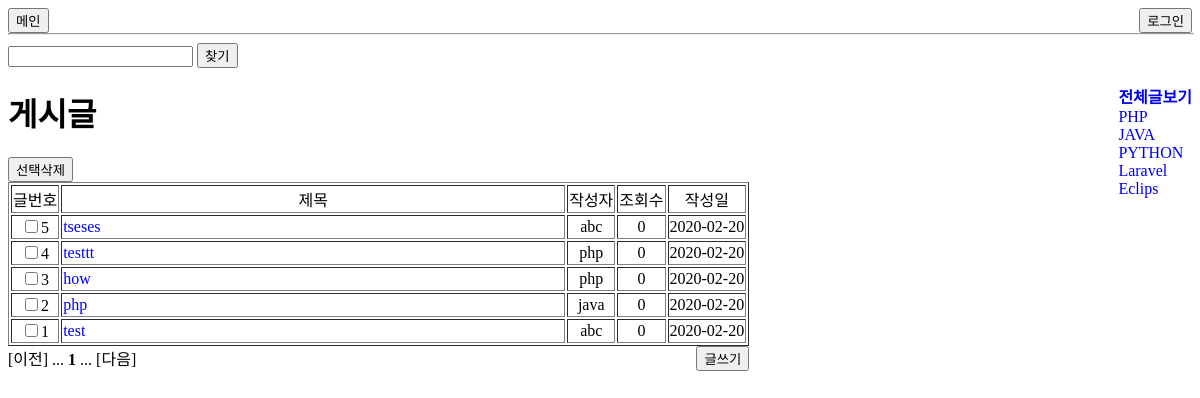
Page /list.php on the committed database.
### tables this page shows
create table contents_tb(
	content_no int primary key auto_increment,
    title varchar(20) not null,
    content mediumtext,
	user_no int,
    category_no int,
    write_dt datetime,
    view_cnt int default 0,
    foreign key (user_no) references user_tb(user_no) on delete cascade,
    foreign key (category_no) references category_tb(category_no) on delete cascade
)default charset = utf8;

create table category_tb(
	category_no int primary key auto_increment,
    category_nm varchar(20) 
)default charset = utf8;

### list.php (the view, shortened to what this page needs)
<!DOCTYPE html>
<html>
<head>
    <link rel="stylesheet" href="list.css">
</head>
<body>
<header>
    <div class='header'>
        <button id="main" onclick="location.href='main.php'">메인</button>
    <?php
    if(isset($_SESSION['id']))
    {   $id = $_SESSION['id'];
        ?>
        <button onclick="location.href='logout.php'"> 로그아웃</button>
        <a href="mypage.php"><button>마이페이지</button></a>
        <?php
        print '<div id="name">'.$id.' 님</div>';
    }
    else
    {?>
        <button onclick="location.href='login.html'"> 로그인</button>
        <?php
    }
    ?>
    </div>
</header>
<hr>
<div>
    <form action="list.php" method="get" autocomplete="off">
        <input type="text" name="search">
        <input type="submit" value="찾기">
    </form>
</div>
<div class="main">
<div class='main_content'>
<h1>게시글</h1>
<?php
$pdo = DB_conn();
try
{   $query = "SELECT is_admin from user_tb where id='$id'";
    $stmh = $pdo->prepare($query);
    $stmh->execute();
}
catch(PDOException $e){print 'err: '.$e->getMessage();}
$row = $stmh->fetch(PDO::FETCH_ASSOC);
$power = $row['is_admin'];
if($power==0)
{?>
    <form action="delete.php" method="POST">
        <input type="submit" value="선택삭제">
<?php
}
$category = 0;
$category_nm = '';
try
{
    if(isset($_GET['search']) && $category==0)
    {   $key = $_GET['search'];
        $query = "SELECT count(content_no) as total FROM list_view where title like '%$key%'";
        $stmh=$pdo->prepare($query);
        $stmh->execute();
    }
    elseif(isset($_GET['search']) && $category>0)
    {   $key = $_GET['search'];
        $query = "SELECT count(content_no) as total FROM list_view where title like '%$key%' and category_no=$category";
        $stmh=$pdo->prepare($query);
        $stmh->execute();
    }
    elseif($category>0)
    {   $query = "SELECT count(content_no) as total FROM list_view where category_no=$category";
        $stmh=$pdo->prepare($query);
        $stmh->execute();
    }
    else
    {   $query = "SELECT count(content_no) as total FROM list_view";
        $stmh=$pdo->prepare($query);
        $stmh->execute();
    }
}
catch(PDOException $e)
{   print 'err: '. $e->getMessage();   }
$row=$stmh->fetch(PDO::FETCH_ASSOC);
$total = $row['total'];
$page_set = 10;
$block_set = 5;
$total_page = ceil ($total / $page_set);
$total_block = ceil ($total_page / $block_set);
$page = 1;
$block = ceil ($page / $block_set);
$limit_idx = ($page - 1) * $page_set;
try
{
    if(isset($key) && $category==0)
    {   $query = "SELECT * from list_view where title like '%$key%' order by content_no desc limit $limit_idx, $page_set";
        $stmh=$pdo->prepare($query);
        $stmh->execute();
        print $key . ' 검색결과';
    }
    else
    if(isset($key) && $category>0)
    {   $query = "SELECT * from list_view where title like '%$key%' and category_no=$category order by content_no desc limit $limit_idx, $page_set";
        $stmh=$pdo->prepare($query);
        $stmh->execute();
        print $key . ' 검색결과';
        ?>
        <script>// 카테고리 이름으로 게시판 이름 변경
            $(document).ready(function(){
                $("h1").text("<?= $category_nm ?>");
            });
        </script>
        <?php
    }
    else
    if($category>0)
    {   $query = "SELECT * from list_view where category_no=$category order by content_no desc limit $limit_idx, $page_set";
        $stmh=$pdo->prepare($query);
        $stmh->execute();
        ?>
        <script>// 카테고리 이름으로 게시판 이름 변경
            $(document).ready(function(){
                $("h1").text("<?= $category_nm ?>");
            });
        </script>
        <?php
    }
    else
    {   $query = "SELECT * from list_view order by content_no desc limit $limit_idx, $page_set";
        $stmh=$pdo->prepare($query);
        $stmh->execute();
    }
}
catch(PDOException $e)
{   print 'err: '. $e->getMessage();   }
?>
<table border=1>
    <tr align="center">
        <td>글번호</td><td>제목</td><td>작성자</td><td>조회수</td><td>작성일</td>
    </tr>
<?php
if($power==0)
{   while($row=$stmh->fetch(PDO::FETCH_ASSOC))
    {   print "<tr>";
        print "<td align=center><input type='checkbox' name='check[]' value='".$row['content_no']."'>" . $row['content_no'] . "</td>";
        print "<td width=500px><a href='show.php?content_no=". $row['content_no'] ."'>" . $row['title'] . "</a></td>";
        print "<td align=center>".$row['id']."</td>";
        print "<td align=center>".$row['view_cnt']."</td>";
        $date = $row['write_dt'];
        $dateVal = substr($date,0,10);
        print "<td align=center>".$dateVal."</td>";
        print "</tr>";
    }
}
else
{   while($row=$stmh->fetch(PDO::FETCH_ASSOC))
    {   print "<tr>";
        print "<td align=center>" . $row['content_no'] . "</td>";
        print "<td width=500px><a href='show.php?content_no=". $row['content_no'] ."'>" . $row['title'] . "</a></td>";
        print "<td align=center>".$row['id']."</td>";
        print "<td align=center>".$row['view_cnt']."</td>";
        $date = $row['write_dt'];
        $dateVal = substr($date,0,10);
        print "<td align=center>".$dateVal."</td>";
        print "</tr>";
    }
}
?>
</table>
</form>
<?php
$first_page = (($block - 1) * $block_set) + 1;
$last_page = min ($total_page, $block * $block_set);
$prev_page = $page - 1;
$next_page = $page + 1;
$prev_block = $block - 1;
$next_block = $block + 1;
$prev_block_page = $prev_block * $block_set;
$next_block_page = $next_block * $block_set - ($block_set - 1);
if(isset($key))
{   print ($prev_page > 0) ? "<a href='".$_SERVER['PHP_SELF']."?search=$key&category=$category&page=$prev_page'>[이전]</a> " : "[이전] ";
    print ($prev_block > 0) ? "<a href='".$_SERVER['PHP_SELF']."?search=$key&category=$category&page=$prev_block_page'>...</a> " : "... ";
}
else
{   print ($prev_page > 0) ? "<a href='".$_SERVER['PHP_SELF']."?category=$category&page=$prev_page'>[이전]</a> " : "[이전] ";
    print ($prev_block > 0) ? "<a href='".$_SERVER['PHP_SELF']."?category=$category&page=$prev_block_page'>...</a> " : "... ";}
for ($i=$first_page; $i<=$last_page; $i++)
{   if(isset($key))
    {   print ($i != $page) ? "<a href='".$_SERVER['PHP_SELF']."?search=$key&category=$category&page=$i'>$i</a> " : "<b>$i</b> ";   }
    else
    {   print ($i != $page) ? "<a href='".$_SERVER['PHP_SELF']."?category=$category&page=$i'>$i</a> " : "<b>$i</b> ";}
}
if(isset($key))
{   print ($next_block <= $total_block) ? "<a href='".$_SERVER['PHP_SELF']."?search=$key&category=$category&page=$next_block_page'>...</a> " : "... ";
    print ($next_page <= $total_page) ? "<a href='".$_SERVER['PHP_SELF']."?search=$key&category=$category&page=$next_page'>[다음]</a>" : "[다음]";
}
else
{   print ($next_block <= $total_block) ? "<a href='".$_SERVER['PHP_SELF']."?category=$category&page=$next_block_page'>...</a> " : "... ";
    print ($next_page <= $total_page) ? "<a href='".$_SERVER['PHP_SELF']."?category=$category&page=$next_page'>[다음]</a>" : "[다음]";
}
?>
<button onclick="location.href='insert.php'">글쓰기</button>
</div>
<div class='category'>
    <ul>
        <a href="list.php?category=0"><li><b>전체글보기</b></li></a>
        <?php
        try
        {   $query = "SELECT * from category_tb";
            $stmh = $pdo->prepare($query);
            $stmh->execute();
        }
        catch(PDOException $e){ print 'err: '.$e->getMessage(); }
        while($row=$stmh->fetch(PDO::FETCH_ASSOC))
        {   $cg_no = $row['category_no'];
            $cg_nm = $row['category_nm'];
            print "<a href='list.php?category=$cg_no'><li>$cg_nm</li></a>";
        }
        ?>
    </ul>
</div>
</div>
</body>
</html>

### list.css (style rules this page uses)
.main { margin:0 auto; }
.main_content { float: left; }
.category { float: right; }
ul { list-style: none; }
a:link { text-decoration: none; }
button { float: right; }
hr { width:100%; top:26px; }
#main { float: left; }

### rows in the picture
contents_tb: content_no "5", title "tseses", id "abc", view_cnt "0", write_dt "2020-02-20"
contents_tb: content_no "4", title "testtt", id "php", view_cnt "0", write_dt "2020-02-20"
contents_tb: content_no "3", title "how", id "php", view_cnt "0", write_dt "2020-02-20"
contents_tb: content_no "2", title "php", id "java", view_cnt "0", write_dt "2020-02-20"
contents_tb: content_no "1", title "test", id "abc", view_cnt "0", write_dt "2020-02-20"
category_tb: category_nm "PHP"
category_tb: category_nm "JAVA"
category_tb: category_nm "PYTHON"
category_tb: category_nm "Laravel"
category_tb: category_nm "Eclips"
